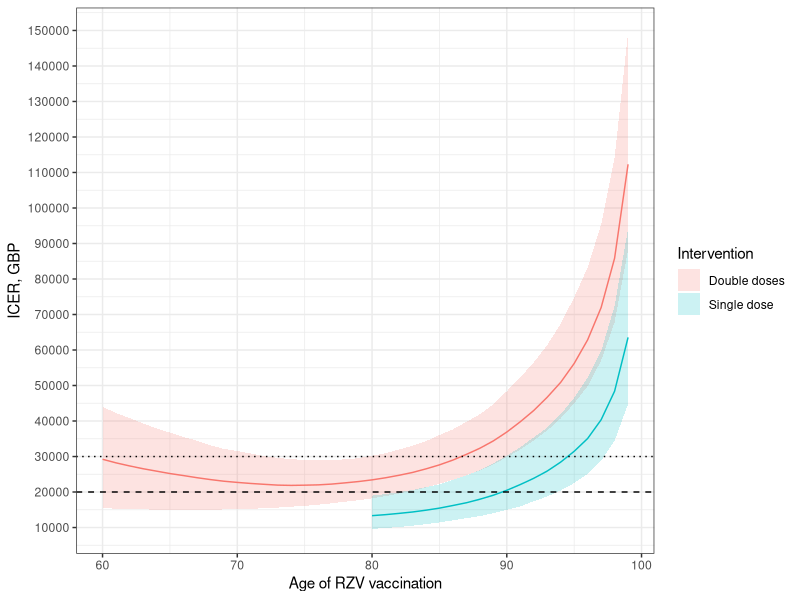
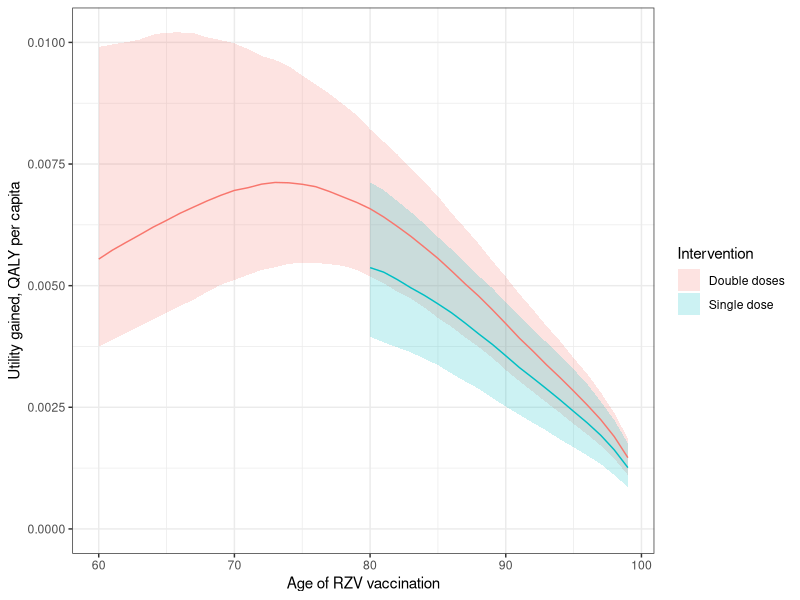
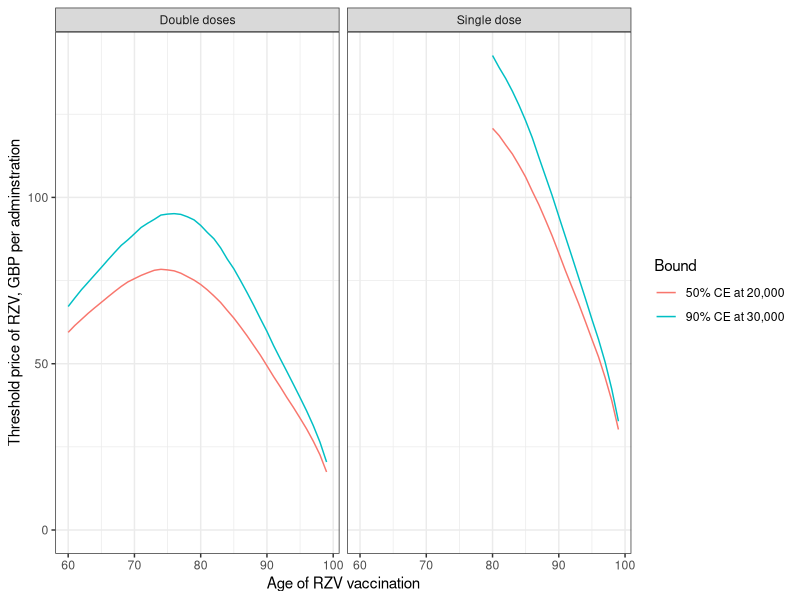
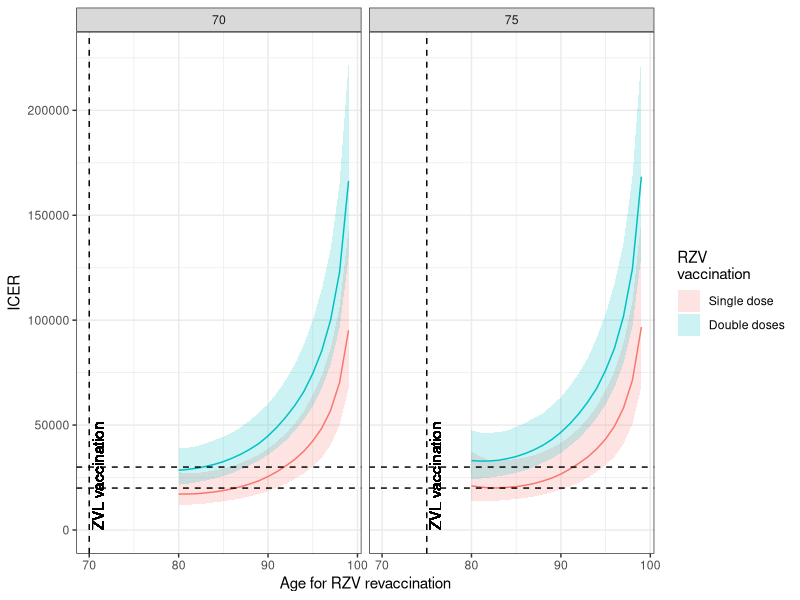
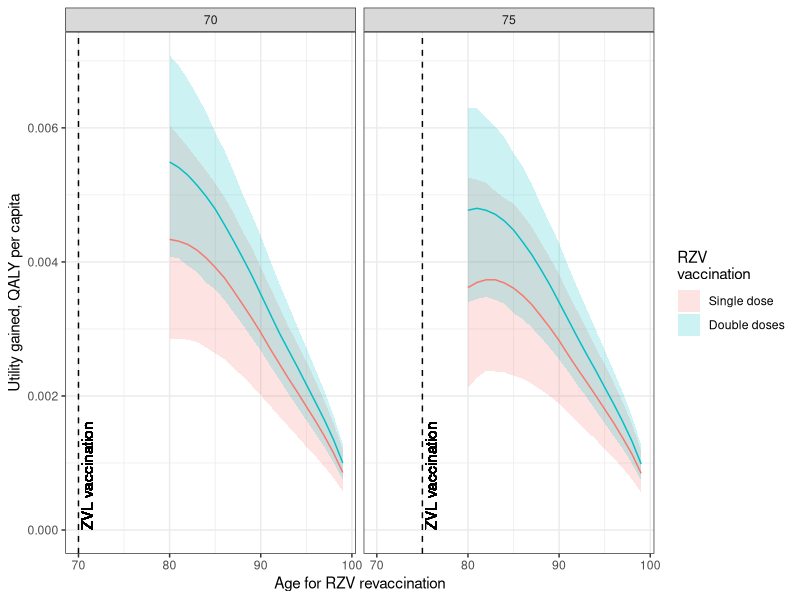
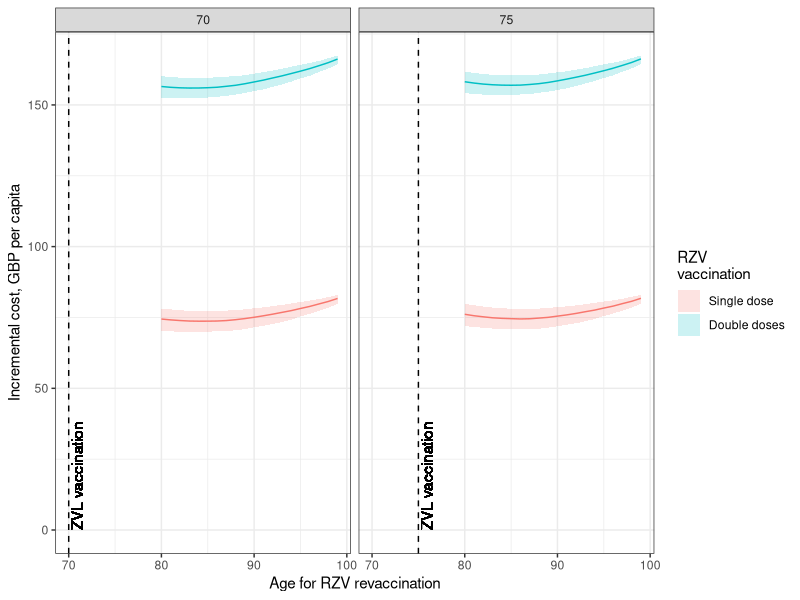
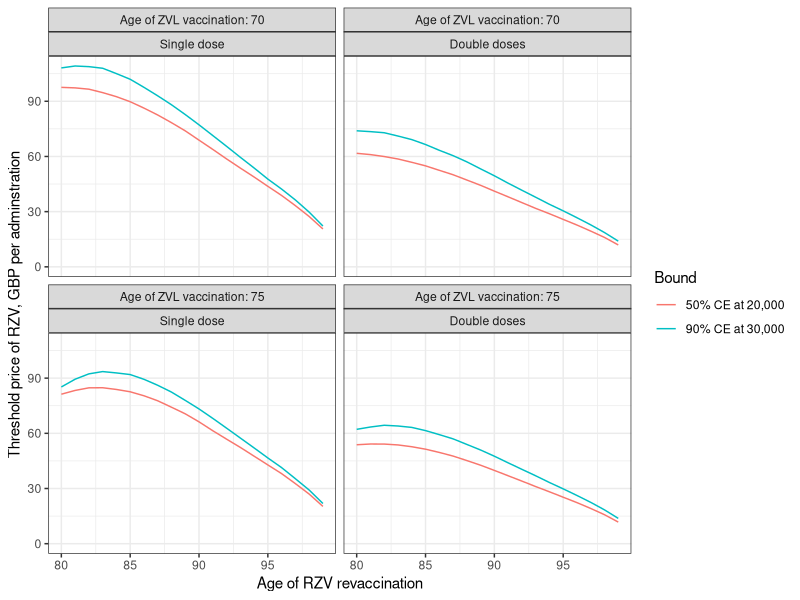
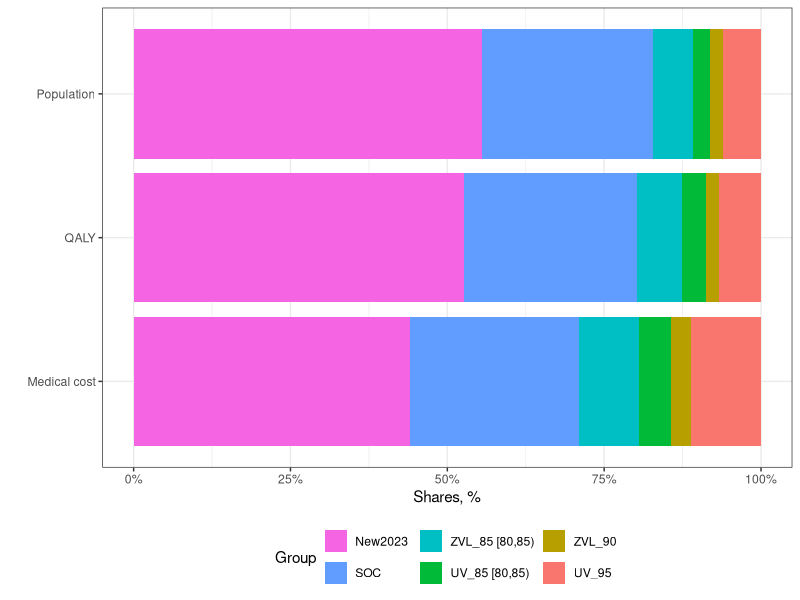

Write the R code that produced these figures, in order.
library(tidyverse)

theme_set(theme_bw())



stats_ce <- read_csv(here::here("docs", "tabs", "stats_ce_rzv_realworld.csv"))

ce <- stats_ce %>% 
  select(Scenario:N0, ends_with(c("_A", "_M", "L", "U"))) %>% 
  pivot_longer(ends_with(c("_A", "_M", "L", "U")), names_to = c("Index", "name"), names_pattern = "(\\S+)_(A|M|L|U)") %>% 
  pivot_wider()

thres <- stats_ce %>% 
  select(Scenario:N0, starts_with("Thre"))



g_icer <- ce %>% 
  
  filter(Index == "ICER") %>% 
  filter(Arm == "Vac" | Age0 >= 80) %>% 
  ggplot(aes(x = Age0)) +
  geom_ribbon(aes(ymin = L, ymax = U, fill = Arm), alpha = 0.2) +
  geom_line(aes(y = M, colour = Arm)) +
  geom_hline(yintercept = 2e4, linetype = 2) +
  geom_hline(yintercept = 3e4, linetype = 3) +
  scale_y_continuous("ICER, GBP", breaks = 0:15 * 1e4) +
  scale_x_continuous("Age of RZV vaccination") +
  scale_fill_discrete("Intervention", labels = c(Vac = "Double doses", Vac1 = "Single dose")) +
  guides(colour = guide_none())

g_icer


g_e <- ce %>% 
  filter(Index == "dQ_All_d") %>% 
  filter(Arm == "Vac" | Age0 >= 80) %>% 
  ggplot(aes(x = Age0)) +
  geom_ribbon(aes(ymin = L, ymax = U, fill = Arm), alpha = 0.2) +
  geom_line(aes(y = M, colour = Arm)) +
  scale_y_continuous("Utility gained, QALY per capita") +
  scale_x_continuous("Age of RZV vaccination") +
  scale_fill_discrete("Intervention", labels = c(Vac = "Double doses", Vac1 = "Single dose")) +
  guides(colour = guide_none()) +
  expand_limits(y = 0)

g_e


g_c <- ce %>% 
  filter(Index == "dC_All_d") %>% 
  filter(Arm == "Vac" | Age0 >= 80) %>% 
  ggplot(aes(x = Age0)) +
  geom_ribbon(aes(ymin = L, ymax = U, fill = Arm), alpha = 0.2) +
  geom_line(aes(y = M, colour = Arm)) +
  scale_y_continuous("Incremental cost, GBP per capita") +
  scale_x_continuous("Age of RZV vaccination") +
  scale_fill_discrete("Intervention", labels = c(Vac = "Double doses", Vac1 = "Single dose")) +
  guides(colour = guide_none()) +
  expand_limits(y = 0)

g_thres <- stats_ce %>% 
  filter(Arm == "Vac" | Age0 >= 80) %>% 
  ggplot(aes(x = Age0)) +
  geom_line(aes(x = Age0, y = Thres20_50, colour = "50% CE at 20,000")) +
  geom_line(aes(x = Age0, y = Thres30_90, colour = "90% CE at 30,000")) +
  scale_y_continuous("Threshold price of RZV, GBP per adminstration") +
  scale_x_continuous("Age of RZV vaccination") +
  scale_colour_discrete("Bound") +
  facet_wrap(.~Arm, labeller = labeller(Arm = c(Vac = "Double doses", Vac1 = "Single dose"))) +
  expand_limits(y = 0)

g_thres



ggsave(g_e, filename = here::here("docs", "figs", "g_rzv_de.png"), width = 8, height = 5)
ggsave(g_c, filename = here::here("docs", "figs", "g_rzv_dc.png"), width = 8, height = 5)
ggsave(g_icer, filename = here::here("docs", "figs", "g_rzv_icer.png"), width = 8, height = 5)
ggsave(g_thres, filename = here::here("docs", "figs", "g_rzv_thres.png"), width = 8, height = 5)



stats_ce <- read_csv(here::here("docs", "tabs", "stats_ce_zvl2rzv_realworld.csv"))

labs_arm <- c(ReVac_RZV2 = "Double doses", ReVac_RZV1 = "Single dose")


ce <- stats_ce %>% 
  select(Scenario:Year0 , ends_with(c("_A", "_M", "L", "U"))) %>% 
  pivot_longer(ends_with(c("_A", "_M", "L", "U")), names_to = c("Index", "name"), names_pattern = "(\\S+)_(A|M|L|U)") %>% 
  pivot_wider()

thres <- stats_ce %>% 
  select(Scenario:Year0, starts_with("Thre"))


g_icer <- ce %>% 
  filter(Age0 %in% c(60, 65, 70, 75, 80, 85, 90)) %>% 
  filter(Index == "ICER") %>% 
  filter(Scenario != "Overall") %>% 
  filter(Arm %in% c("ReVac_RZV1", "ReVac_RZV2")) %>% 
  ggplot(aes(x = Age1)) +
  geom_ribbon(aes(ymin = L, ymax = U, fill = Arm), alpha = 0.2) +
  geom_line(aes(x = Age1, y = M, colour = Arm)) +
  geom_vline(aes(xintercept = Age0), linetype = 2) +
  geom_text(aes(x = Age0, y = 0), label = "ZVL vaccination", angle = 90, hjust = 0, vjust = 1.2) +
  geom_hline(yintercept = 2e4, linetype = 2) +
  geom_hline(yintercept = 3e4, linetype = 2) +
  scale_x_continuous("Age for RZV revaccination") +
  scale_y_continuous("ICER") +
  scale_fill_discrete("RZV \nvaccination", labels = labs_arm) +
  guides(colour = guide_none()) +
  facet_wrap(.~Age0) +
  expand_limits(y = 0)

g_icer


g_e <- ce %>% 
  filter(Age0 %in% c(60, 65, 70, 75, 80, 85, 90)) %>% 
  filter(Index == "dQ_All_d") %>% 
  filter(Scenario != "Overall") %>% 
  filter(Arm %in% c("ReVac_RZV1", "ReVac_RZV2")) %>% 
  ggplot(aes(x = Age1)) +
  geom_ribbon(aes(ymin = L, ymax = U, fill = Arm), alpha = 0.2) +
  geom_vline(aes(xintercept = Age0), linetype = 2) +
  geom_text(aes(x = Age0, y = 0), label = "ZVL vaccination", angle = 90, hjust = 0, vjust = 1.2) +
  geom_line(aes(y = M, colour = Arm)) +
  scale_y_continuous("Utility gained, QALY per capita") +
  scale_x_continuous("Age for RZV revaccination") +
  scale_fill_discrete("RZV \nvaccination", labels = labs_arm) +
  guides(colour = guide_none()) +
  facet_wrap(.~Age0) +
  expand_limits(y = 0)

g_e


g_c <- ce %>% 
  filter(Age0 %in% c(60, 65, 70, 75, 80, 85, 90)) %>% 
  filter(Index == "dC_All_d") %>% 
  filter(Scenario != "Overall") %>% 
  filter(Arm %in% c("ReVac_RZV1", "ReVac_RZV2")) %>% 
  ggplot(aes(x = Age1)) +
  geom_ribbon(aes(ymin = L, ymax = U, fill = Arm), alpha = 0.2) +
  geom_vline(aes(xintercept = Age0), linetype = 2) +
  geom_text(aes(x = Age0, y = 0), label = "ZVL vaccination", angle = 90, hjust = 0, vjust = 1.2) +
  geom_line(aes(y = M, colour = Arm)) +
  scale_y_continuous("Incremental cost, GBP per capita") +
  scale_x_continuous("Age for RZV revaccination") +
  scale_fill_discrete("RZV \nvaccination", labels = labs_arm) +
  guides(colour = guide_none()) +
  facet_wrap(.~Age0) +
  expand_limits(y = 0)

g_c




g_thres <- thres %>% 
  mutate(A0 = paste0("Age of ZVL vaccination: ", Age0)) %>% 
  filter(Age0 %in% c(60, 65, 70, 75, 80, 85, 90)) %>% 
  filter(Scenario != "Overall") %>% 
  filter(Arm %in% c("ReVac_RZV1", "ReVac_RZV2")) %>% 
  ggplot(aes(x = Age1)) +
  geom_line(aes(y = Thres20_50, colour = "50% CE at 20,000")) +
  geom_line(aes(y = Thres30_90, colour = "90% CE at 30,000")) +
  scale_y_continuous("Threshold price of RZV, GBP per adminstration") +
  scale_x_continuous("Age of RZV revaccination") +
  scale_colour_discrete("Bound") +
  facet_wrap(A0~Arm, labeller = labeller(Arm = c(ReVac_RZV2 = "Double doses", ReVac_RZV1 = "Single dose"))) +
  expand_limits(y = 0)


g_thres



ggsave(g_e, filename = here::here("docs", "figs", "g_zvl2rzv_de.png"), width = 10, height = 5)
ggsave(g_c, filename = here::here("docs", "figs", "g_zvl2rzv_dc.png"), width = 10, height = 5)
ggsave(g_icer, filename = here::here("docs", "figs", "g_zvl2rzv_icer.png"), width = 10, height = 5)
ggsave(g_thres, filename = here::here("docs", "figs", "g_zvl2rzv_thres.png"), width = 10, height = 5)




## Programme-based profile
profile <- read_csv(here::here("docs", "tabs", "tab_programme_cont.csv"))

profile <- profile %>% 
  mutate(
    Group = paste(Eligibility, ifelse(Agp != "[80,85)", "", Agp)),
    Group = factor(Group, rev(unique(Group)))
  )


g_pro <- profile %>% 
  mutate(N = c(Prop_Doses[1], diff(Prop_Doses))) %>% 
  select(Arm, Group, N, dC_Med_d, dQ_All_d) %>% 
  pivot_longer(c(N, dC_Med_d, dQ_All_d)) %>% 
  ggplot() +
  geom_histogram(aes(x = abs(value), y = name, fill = Group), stat = "identity", position = "fill") +
  scale_y_discrete("", labels = c(N = "Population", dC_Med_d="Medical cost", dQ_All_d="QALY")) +
  scale_x_continuous("Shares, %", labels = scales::percent) +
  # scale_fill_discrete("", labels = c(
  #   "ZVL_85 [80,85)" = "Vaccinated with ZVL, 80-85",
  #   "UV_85 [80,85)" = "Unvaccinated, 80-85",
  #   "New2023 " = "2023-2028 eligibility",
  #   "SOC " = "~2023 eligibility",
  #   "SOC " = "~2023 eligibility"
  # )) +
  guides(fill = guide_legend(reverse = TRUE)) +
  theme(legend.position = "bottom")

g_pro


ggsave(g_pro, filename = here::here("docs", "figs", "g_profile_burden.png"), width = 8, height = 4)

